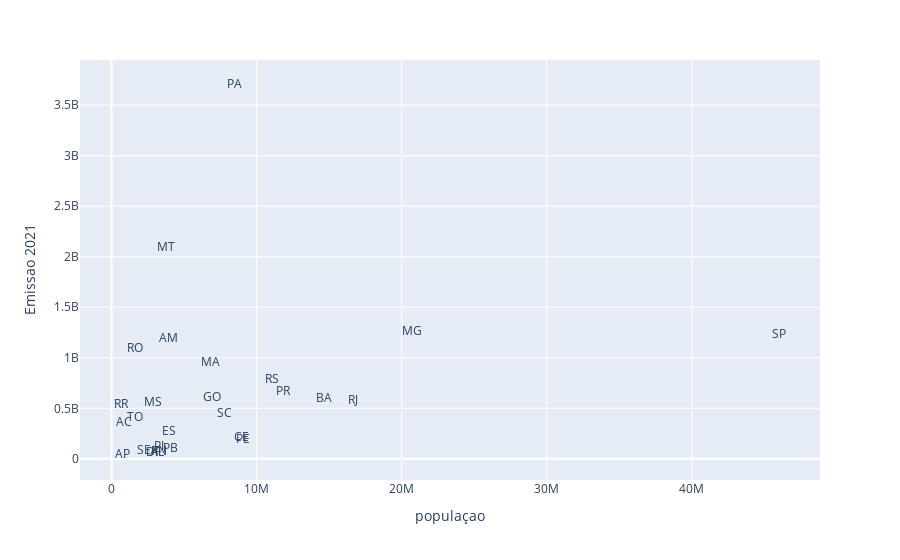

The code cell stored with this chart in its notebook:
### Code cell
px.scatter(data_frame = dadosAgrupados, x = 'populaçao', y = 'Emissao 2021', text = 'Estado', opacity=0)

### Figure 1 — Plotly figure (JSON) as saved in the notebook; plotly's stock layout.template omitted (floating-point values rounded to 4 significant figures)
{"data": [{"hovertemplate": "populaçao=%{x}<br>Emissao 2021=%{y}<br>Estado=%{text}<extra></extra>", "legendgroup": "", "marker": {"color": "#636efa", "opacity": 0, "symbol": "circle"}, "mode": "markers+text", "name": "", "orientation": "v", "showlegend": false, "text": ["AC", "AL", "AM", "AP", "BA", "CE", "DF", "ES", "GO", "MA", "MG", "MS", "MT", "PA", "PB", "PE", "PI", "PR", "RJ", "RN", "RO", "RR", "RS", "SC", "SE", "SP", "TO"], "type": "scatter", "x": [829780, 3125254, 3952262, 774268, 14659023, 8936431, 2923369, 3975100, 6950976, 6800605, 20732660, 2833742, 3784239, 8442962, 4030961, 9051113, 3270174, 11835379, 16615526, 3303953, 1616379, 634805, 11088065, 7762154, 2211868, 46024937, 1584306], "xaxis": "x", "y": [350500000.0, 62610000.0, 1190000000.0, 35680000.0, 593200000.0, 203500000.0, 56690000.0, 269800000.0, 600800000.0, 947600000.0, 1251000000.0, 555100000.0, 2082000000.0, 3702000000.0, 95330000.0, 183600000.0, 114700000.0, 656800000.0, 576700000.0, 72240000.0, 1084000000.0, 528200000.0, 781500000.0, 448400000.0, 81190000.0, 1223000000.0, 408200000.0], "yaxis": "y"}], "layout": {"legend": {"tracegroupgap": 0}, "margin": {"t": 60}, "xaxis": {"anchor": "y", "domain": [0, 1], "title": {"text": "populaçao"}}, "yaxis": {"anchor": "x", "domain": [0, 1], "title": {"text": "Emissao 2021"}}}}
